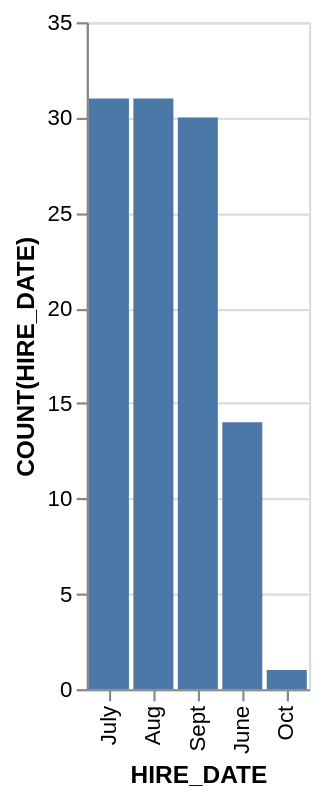

Here is the Vega-Lite specification saved for this chart:
### Vega-Lite specification from a JSON file in a GitHub repository (floating-point values rounded to 4 significant figures)
{"data": {"values": [{"x_data": "June", "y_data": 14}, {"x_data": "July", "y_data": 31}, {"x_data": "Aug", "y_data": 31}, {"x_data": "Sept", "y_data": 30}, {"x_data": "Oct", "y_data": 1}]}, "mark": "bar", "encoding": {"x": {"field": "x_data", "type": "nominal", "title": "HIRE_DATE", "sort": {"op": "sum", "field": "y_data", "order": "descending"}}, "y": {"field": "y_data", "type": "quantitative", "title": "COUNT(HIRE_DATE)"}}}
